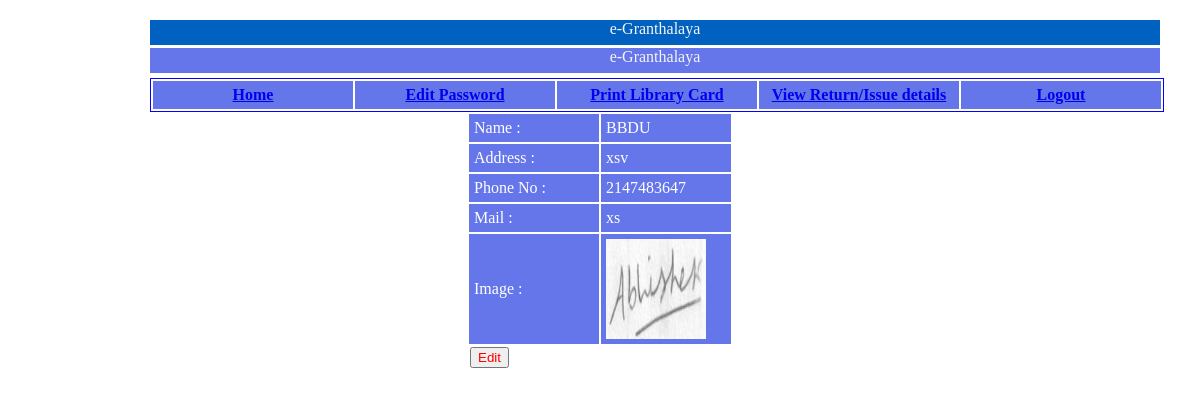
/egranthalaya/member_template/member/home.php (signed in), run on the app's committed database.
### tables this page shows
CREATE TABLE `add_member_record` (
  `member_id` int(30) NOT NULL,
  `member_no` varchar(30) NOT NULL,
  `member_name` varchar(40) NOT NULL,
  `category` varchar(40) NOT NULL,
  `res_add` text NOT NULL,
  `off_add` text NOT NULL,
  `password` varchar(40) NOT NULL,
  `rpassword` varchar(40) NOT NULL,
  `mail` varchar(40) NOT NULL,
  `age` int(40) NOT NULL,
  `phone` int(20) NOT NULL,
  `add_date` varchar(20) NOT NULL,
  `gender` varchar(20) NOT NULL,
  `closing_date` varchar(20) NOT NULL,
  `file` varchar(200) NOT NULL
);

### egranthalaya/member_template/member/home.php (the view, shortened to what this page needs)
<?php
include 'header1.php';
$conn=mysqli_connect("localhost","root","","egranthalaya");
$sq="select * from add_member_record where member_no='".$_SESSION['mem']."'";
$fet=mysqli_fetch_assoc(mysqli_query($conn,$sq));
?>
<form method="post">
<table>
    <tr>
        <td style="padding:5px;width:120px;color:white; background-color:rgb(101,118,235)">
            Name :
        </td>
        <td style="padding:5px;width:120px;color:white; background-color:rgb(101,118,235)">
            <?php  echo $fet['member_name']?>
        </td>
    </tr>
    <tr>
        <td style="padding:5px;width:120px;color:white; background-color:rgb(101,118,235)">
            Address :
        </td>
        <td style="padding:5px;width:120px;color:white; background-color:rgb(101,118,235)">
            <?php  echo $fet['res_add']?>
        </td>
    </tr>
    <tr>
        <td style="padding:5px;width:120px;color:white; background-color:rgb(101,118,235)">
            Phone No :
        </td>
        <td style="padding:5px;width:120px;color:white; background-color:rgb(101,118,235)">
            <?php  echo $fet['phone']?>
        </td>
    </tr>
    <tr>
        <td style="padding:5px;width:120px;color:white; background-color:rgb(101,118,235)">
            Mail :
        </td>
        <td style="padding:5px;width:120px;color:white; background-color:rgb(101,118,235)">
            <?php  echo $fet['mail']?>
        </td>
    </tr>
    <tr>
        <td style="padding:5px;width:120px;color:white; background-color:rgb(101,118,235)">
            Image :
        </td>
        <td style="padding:5px;width:120px;color:white; background-color:rgb(101,118,235)">
            <img src="<?php  echo "../member/".$fet['file']?>" width="100px" height="100px">
        </td>
    </tr>
    <tr>
        <td >
            <input type="submit" name="sub" value="Edit" style="color:red">
        </td>
    </tr>
</table>
</form>

### egranthalaya/member_template/member/header1.php (style rules this page uses)
* { margin:0px auto; }
body { background-colour:white; }

### data on the page
add_member_record: member_name "BBDU", res_add "xsv", phone "2147483647", mail "xs", file (picture)
